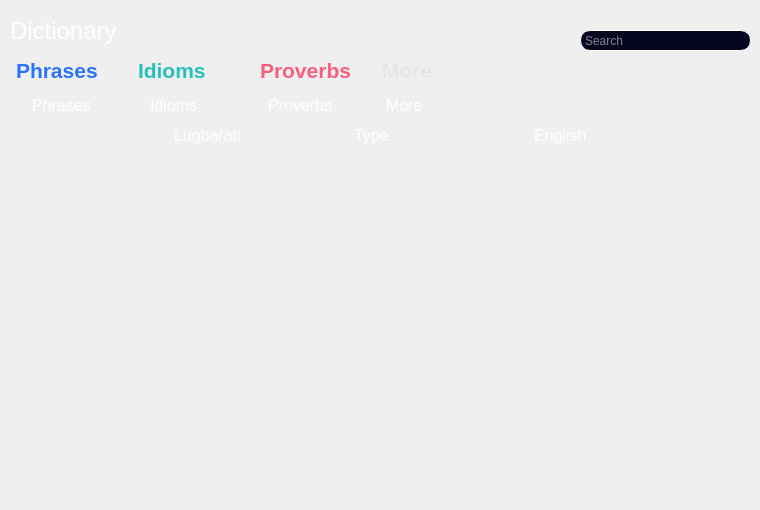
    <widget class="QWidget" name="homeStack">
     <widget class="QLabel" name="DictTitle">
      <property name="geometry">
       <rect>
        <x>10</x>
        <y>10</y>
        <width>141</width>
        <height>41</height>
       </rect>
      </property>
      <property name="font">
       <font>
        <pointsize>18</pointsize>
       </font>
      </property>
      <property name="styleSheet">
       <string notr="true">color: rgb(255, 255, 255);
background-color: transparent;</string>
      </property>
      <property name="text">
       <string>Dictionary</string>
      </property>
     </widget>
     <widget class="QLineEdit" name="searchline">
      <property name="geometry">
       <rect>
        <x>580</x>
        <y>30</y>
        <width>171</width>
        <height>21</height>
       </rect>
      </property>
      <property name="font">
       <font>
        <pointsize>9</pointsize>
       </font>
      </property>
      <property name="styleSheet">
       <string notr="true">border-radius: 10px;
image: url(:/newPrefix/resources/search.png);
image-position: right;
background-repeat: no-repeat;
color: rgb(255, 255, 255);
background-color: rgb(5, 7, 31);
padding: 2 20 2 2;
border: 1px solid rgb(255, 255, 255);</string>
      </property>
      <property name="placeholderText">
       <string>Search</string>
      </property>
     </widget>
     <widget class="QWidget" name="horizontalLayoutWidget">
      <property name="geometry">
       <rect>
        <x>0</x>
        <y>50</y>
        <width>501</width>
        <height>41</height>
       </rect>
      </property>
      <layout class="QHBoxLayout" name="horizontalLayout">
       <item>
        <widget class="QLabel" name="label_3">
         <property name="maximumSize">
          <size>
           <width>100</width>
           <height>200</height>
          </size>
         </property>
         <property name="font">
          <font>
           <pointsize>16</pointsize>
           <weight>75</weight>
           <bold>true</bold>
          </font>
         </property>
         <property name="styleSheet">
          <string notr="true">color: rgb(42, 115, 255);</string>
         </property>
         <property name="text">
          <string>Phrases</string>
         </property>
        </widget>
       </item>
       <item>
        <widget class="QLabel" name="label_4">
         <property name="maximumSize">
          <size>
           <width>100</width>
           <height>200</height>
          </size>
         </property>
         <property name="font">
          <font>
           <pointsize>16</pointsize>
           <weight>75</weight>
           <bold>true</bold>
          </font>
         </property>
         <property name="styleSheet">
          <string notr="true">color: rgb(38, 191, 188);</string>
         </property>
         <property name="text">
          <string>Idioms</string>
         </property>
        </widget>
       </item>
       <item>
        <widget class="QLabel" name="label_5">
         <property name="maximumSize">
          <size>
           <width>100</width>
           <height>200</height>
          </size>
         </property>
         <property name="font">
          <font>
           <pointsize>16</pointsize>
           <weight>75</weight>
           <bold>true</bold>
          </font>
         </property>
         <property name="styleSheet">
          <string notr="true">color: rgb(250, 95, 126);</string>
         </property>
         <property name="text">
          <string>Proverbs</string>
         </property>
        </widget>
       </item>
       <item>
        <widget class="QLabel" name="label_6">
         <property name="maximumSize">
          <size>
           <width>100</width>
           <height>200</height>
          </size>
         </property>
         <property name="font">
          <font>
           <pointsize>16</pointsize>
           <weight>75</weight>
           <bold>true</bold>
          </font>
         </property>
         <property name="styleSheet">
          <string notr="true">color: rgb(231, 229, 229);</string>
         </property>
         <property name="text">
          <string>More</string>
         </property>
        </widget>
       </item>
      </layout>
     </widget>
     <widget class="QWidget" name="horizontalLayoutWidget_2">
      <property name="geometry">
       <rect>
        <x>0</x>
        <y>90</y>
        <width>501</width>
        <height>31</height>
       </rect>
      </property>
      <layout class="QHBoxLayout" name="horizontalLayout_2">
       <item>
        <widget class="QLabel" name="label_7">
         <property name="maximumSize">
          <size>
           <width>80</width>
           <height>100</height>
          </size>
         </property>
         <property name="font">
          <font>
           <pointsize>12</pointsize>
           <weight>50</weight>
           <bold>false</bold>
          </font>
         </property>
         <property name="styleSheet">
          <string notr="true">color: rgb(255, 255, 255);</string>
         </property>
         <property name="text">
          <string>Phrases</string>
         </property>
        </widget>
       </item>
       <item>
        <widget class="QLabel" name="label_8">
         <property name="maximumSize">
          <size>
           <width>80</width>
           <height>100</height>
          </size>
         </property>
         <property name="font">
          <font>
           <pointsize>12</pointsize>
           <weight>50</weight>
           <bold>false</bold>
          </font>
         </property>
         <property name="styleSheet">
          <string notr="true">color: rgb(255, 255, 255);</string>
         </property>
         <property name="text">
          <string>Idioms</string>
         </property>
        </widget>
       </item>
       <item>
        <widget class="QLabel" name="label_9">
         <property name="maximumSize">
          <size>
           <width>80</width>
           <height>100</height>
          </size>
         </property>
         <property name="font">
          <font>
           <pointsize>12</pointsize>
           <weight>50</weight>
           <bold>false</bold>
          </font>
         </property>
         <property name="styleSheet">
          <string notr="true">color: rgb(255, 255, 255);</string>
         </property>
         <property name="text">
          <string>Proverbs</string>
         </property>
        </widget>
       </item>
       <item>
        <widget class="QLabel" name="label_10">
         <property name="maximumSize">
          <size>
           <width>80</width>
           <height>100</height>
          </size>
         </property>
         <property name="font">
          <font>
           <pointsize>12</pointsize>
           <weight>50</weight>
           <bold>false</bold>
          </font>
         </property>
         <property name="styleSheet">
          <string notr="true">color: rgb(255, 255, 255);</string>
         </property>
         <property name="text">
          <string>More</string>
         </property>
        </widget>
       </item>
      </layout>
     </widget>
     <widget class="QWidget" name="horizontalLayoutWidget_3">
      <property name="geometry">
       <rect>
        <x>80</x>
        <y>120</y>
        <width>631</width>
        <height>31</height>
       </rect>
      </property>
      <layout class="QHBoxLayout" name="horizontalLayout_3">
       <item>
        <widget class="QLabel" name="label_11">
         <property name="maximumSize">
          <size>
           <width>80</width>
           <height>100</height>
          </size>
         </property>
         <property name="font">
          <font>
           <pointsize>12</pointsize>
           <weight>50</weight>
           <bold>false</bold>
          </font>
         </property>
         <property name="styleSheet">
          <string notr="true">color: rgb(255, 255, 255);</string>
         </property>
         <property name="text">
          <string>Lugbarati</string>
         </property>
        </widget>
       </item>
       <item>
        <widget class="QLabel" name="label_12">
         <property name="maximumSize">
          <size>
           <width>80</width>
           <height>100</height>
          </size>
         </property>
         <property name="font">
          <font>
           <pointsize>12</pointsize>
           <weight>50</weight>
           <bold>false</bold>
          </font>
         </property>
         <property name="styleSheet">
          <string notr="true">color: rgb(255, 255, 255);</string>
         </property>
         <property name="text">
          <string>Type</string>
         </property>
        </widget>
       </item>
       <item>
        <widget class="QLabel" name="label_14">
         <property name="maximumSize">
          <size>
           <width>80</width>
           <height>100</height>
          </size>
         </property>
         <property name="font">
          <font>
           <pointsize>12</pointsize>
           <weight>50</weight>
           <bold>false</bold>
          </font>
         </property>
         <property name="styleSheet">
          <string notr="true">color: rgb(255, 255, 255);</string>
         </property>
         <property name="text">
          <string>English</string>
         </property>
        </widget>
       </item>
      </layout>
     </widget>
     <widget class="QWidget" name="verticalLayoutWidget_2">
      <property name="geometry">
       <rect>
        <x>9</x>
        <y>150</y>
        <width>741</width>
        <height>351</height>
       </rect>
      </property>
      <layout class="QVBoxLayout" name="verticalLayout_2">
       <item>
        <widget class="QTableView" name="tableView">
         <property name="font">
          <font>
           <family>MS Shell Dlg 2</family>
          </font>
         </property>
         <property name="styleSheet">
          <string notr="true">border-color: rgb(255, 0, 0);
background-color: transparent;</string>
         </property>
         <property name="showGrid">
          <bool>false</bool>
         </property>
         <property name="sortingEnabled">
          <bool>true</bool>
         </property>
         <property name="wordWrap">
          <bool>true</bool>
         </property>
         <attribute name="horizontalHeaderDefaultSectionSize">
          <number>0</number>
         </attribute>
         <attribute name="verticalHeaderDefaultSectionSize">
          <number>0</number>
         </attribute>
        </widget>
       </item>
      </layout>
     </widget>
    </widget>
